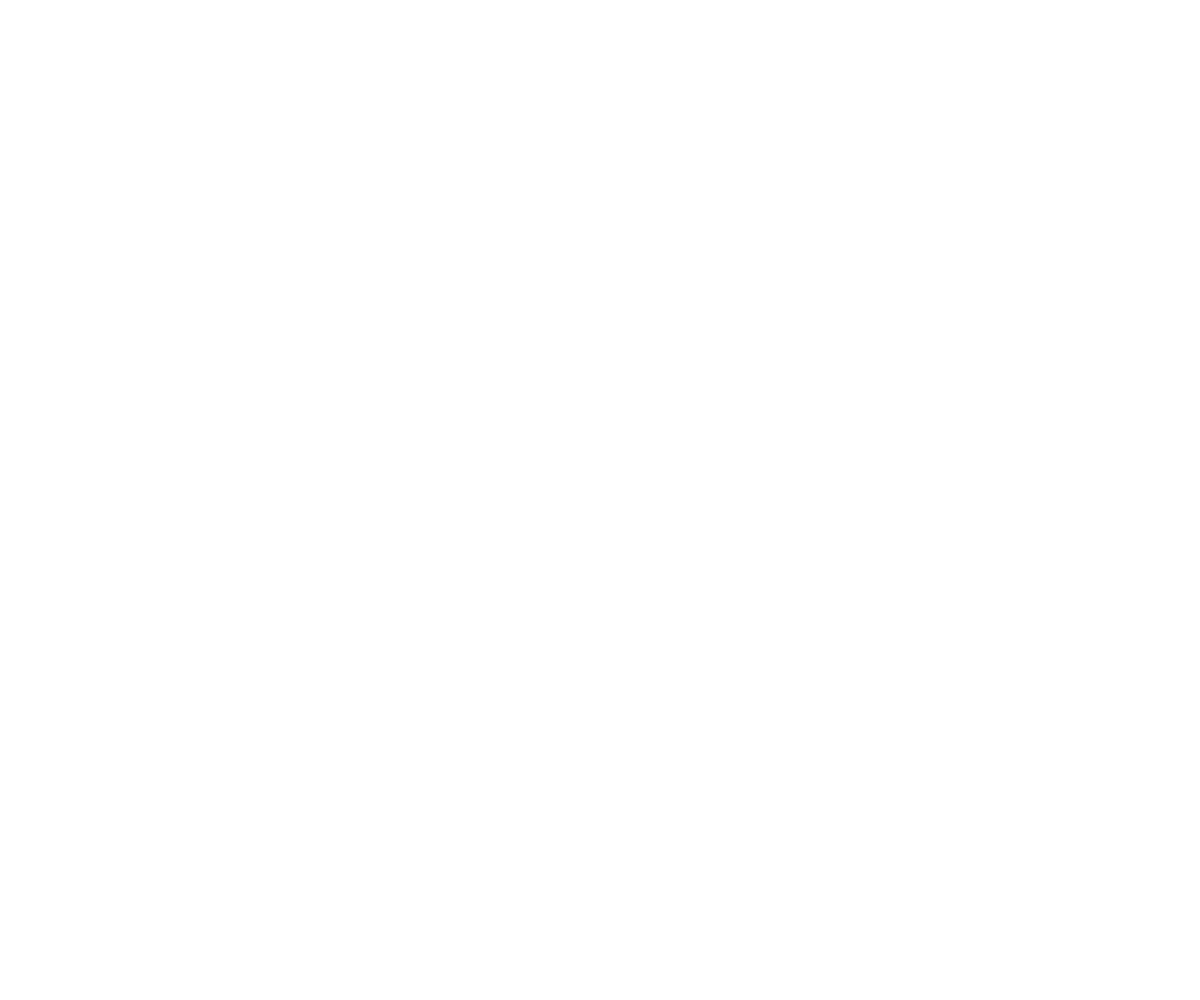
Frame 1 (no input)
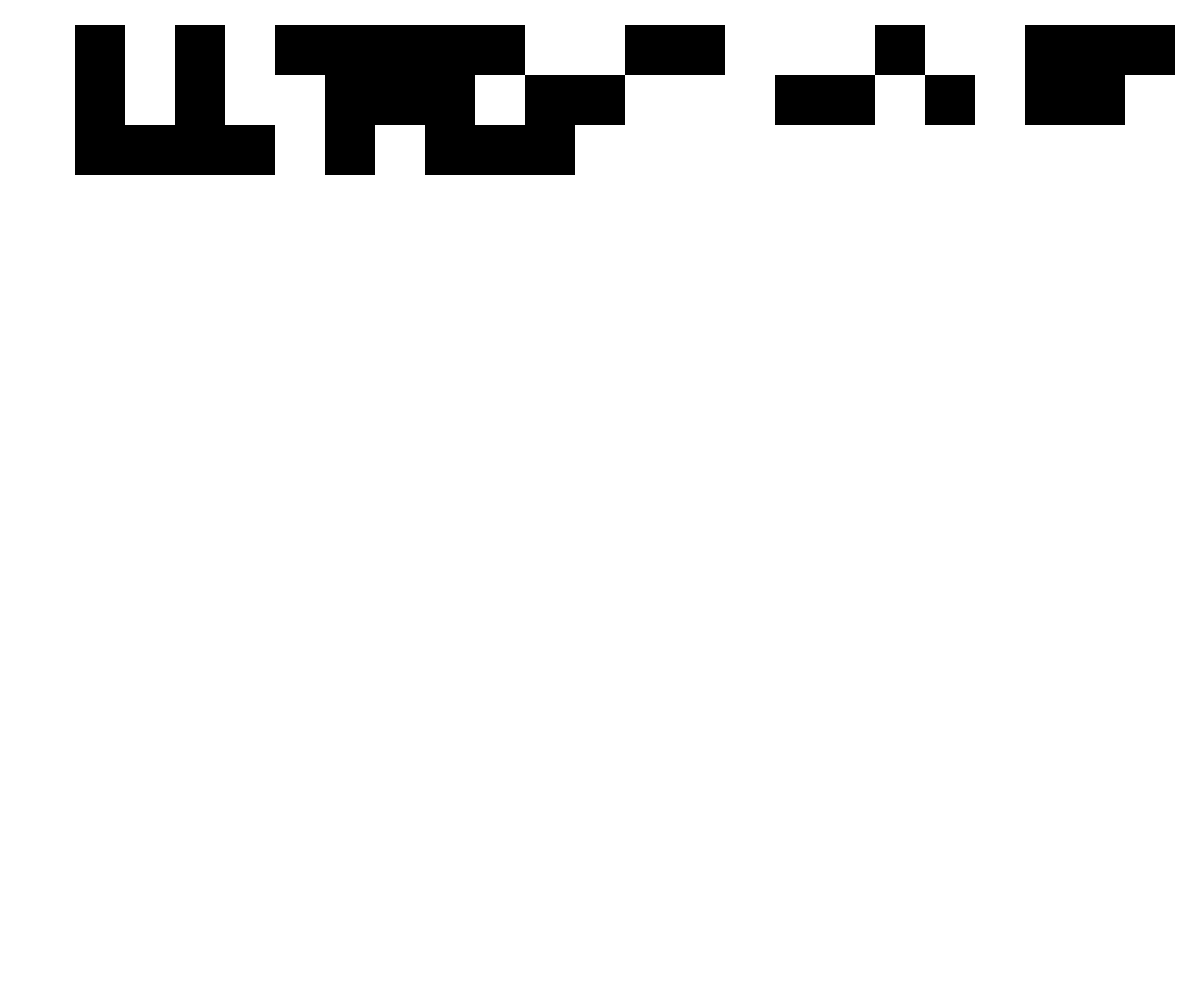
Frame 60 (no input)
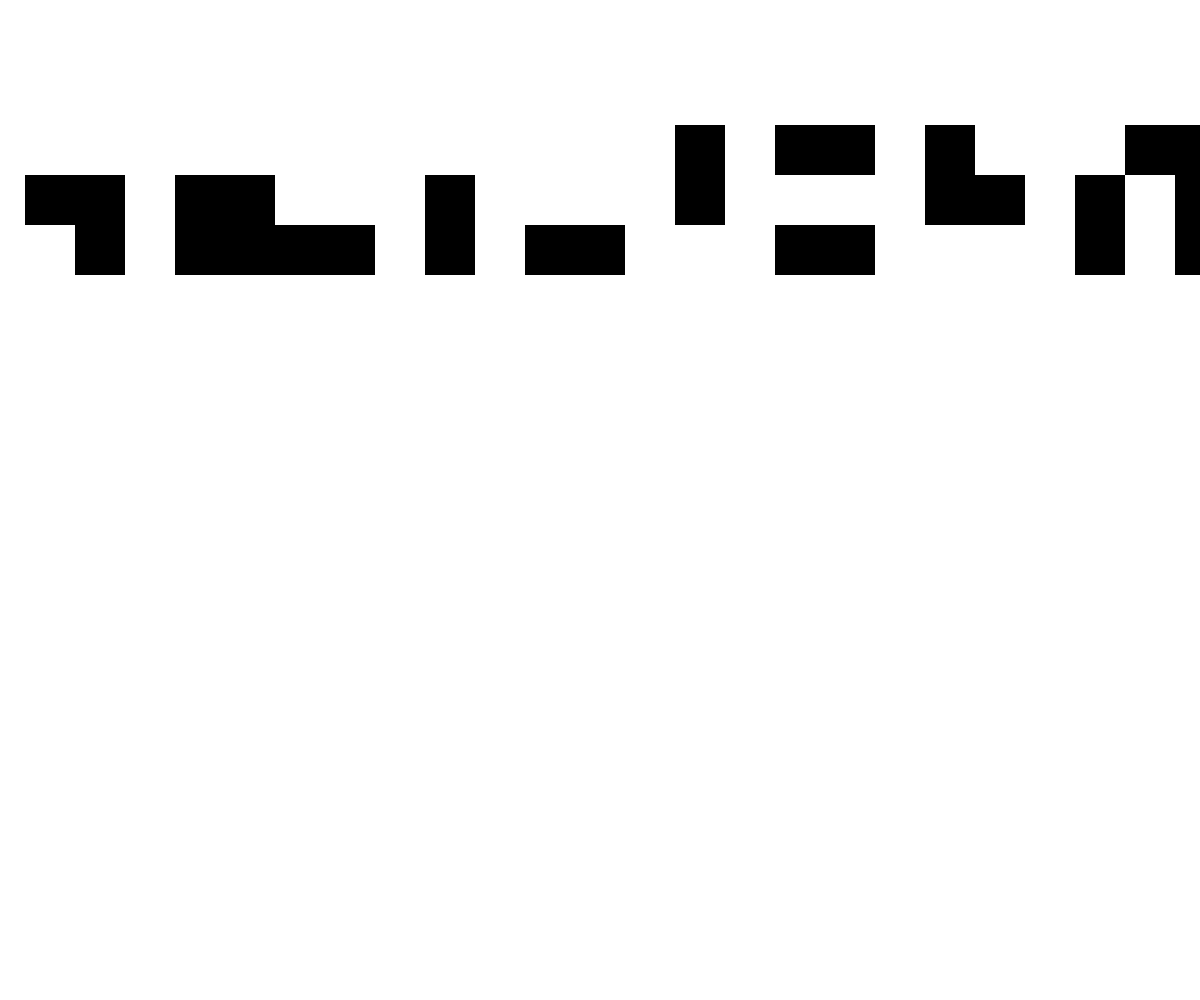
Frame 120 (the mouse pressed at the canvas centre since frame 60)

The p5.js sketch that drew these frames (run headless with seeded random() and noise() and a simulated clock; from frame 60 on, the mouse is pressed at the canvas centre):

// p5.js sketch
// ── sketch.js
// 10print 0.1 by gretablt
// 2022 © gretablt Daniele @Fupete and the course DS-2023 at DESIGN.unirsm 
// github.com/ds-2023-unirsm — github.com/fupete
// Educational purposes, MIT License, 2023, San Marino

var x = 0;
var y = 0;
var g = 50; // griglia di base
var sfondo = 0;
var forma;

function setup() {
  background(0);
  createCanvas(windowWidth, windowHeight);
}

function draw() {
  noStroke();

  // lancia il dado e disegna la forma corrispondente
  if (testa()) {
    fill(0);
    if (forma === 'circle') {
      ellipse(x + g / 2, y + g / 2, g);
    } else {
      rect(x + g / 2, y + g / 2, g);
    }
  } else {
    fill(255);
    if (forma === 'circle') {
      ellipse(x + g / 2, y + g / 2, g);
    } else {
      rect(x + g / 2, y + g / 2, g);
    }
  }

  // vai alla casella sucessiva
  x = x + g;

  // se la riga è completa vai alla sucessiva
  if (x >= width) {
    x = 0;
    y = y + g;
  }

  // quando la y raggiunge la lunghezza della finestra si ricomincia da capo
  // e cancella le linee disegnate finora
  if (y >= height) {
    background(255);
    x = 0;
    y = 0;
    g = g / 1.5;
  }
}

// funzione stile dado a due facce
//se il risultato della funzione che lancia la monetina è vero 
// la linea andrà da sinistra a destra
// se è falso andrà da destra a sinistra
function testa() {
  if (random(2) <= 1) {
    return true; // testa
  } else {
    return false; // croce
  }
}

// al click cambia forma e colore di sfondo
function mousePressed() {
  if (forma === 'rect') {
    forma = 'circle';
  } else {
    forma = 'rect';
  }
  
  if (sfondo === 0) {
    sfondo = 255;
  } else {
    sfondo = 0;
  }
  
  background(sfondo);
}
